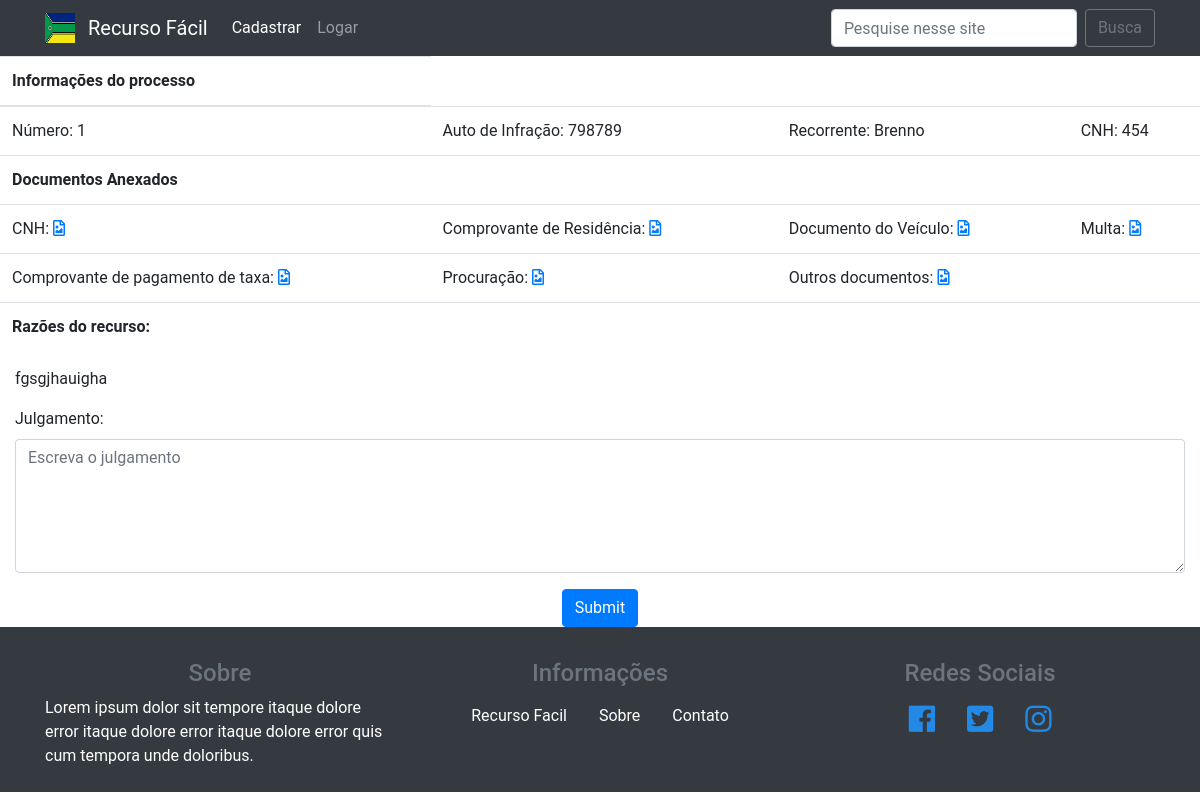
Page /recurso.php?id=1 on the earlier database version.
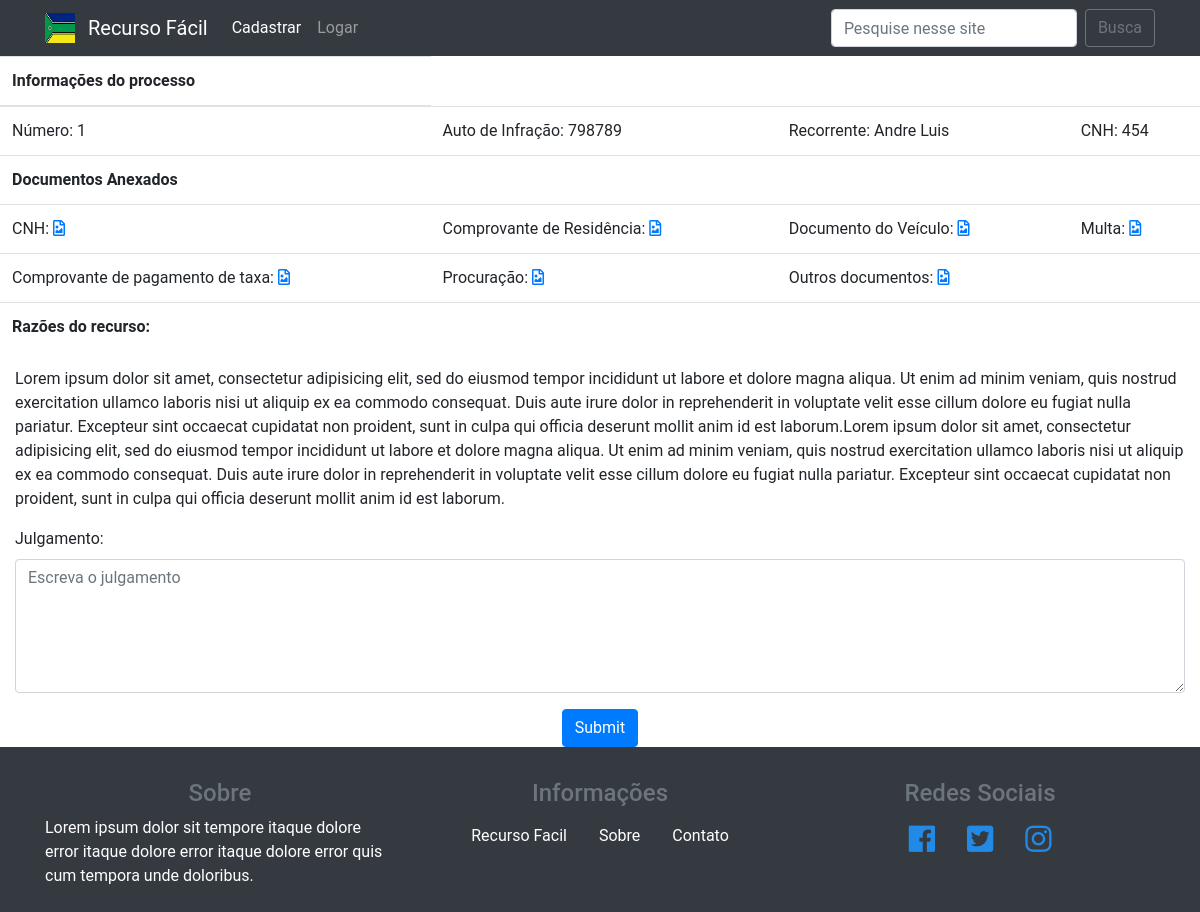
Same page on the later database version.
### tables this page shows
CREATE TABLE `recursos` (
  `id` int(11) NOT NULL,
  `auto_de_infracao` varchar(20) NOT NULL,
  `usuario_id` int(11) NOT NULL,
  `cnh` varchar(20) NOT NULL,
  `cnh_arquivo` varchar(100) NOT NULL,
  `veiculo_arquivo` varchar(100) NOT NULL,
  `endereco_arquivo` varchar(100) NOT NULL,
  `multa_arquivo` varchar(100) NOT NULL,
  `comprovante_taxa_arquivo` varchar(100) NOT NULL,
  `procuracao_arquivo` varchar(100) DEFAULT NULL,
  `outros_documentos` varchar(100) DEFAULT NULL,
  `razoes` varchar(2000) NOT NULL
);

CREATE TABLE `usuarios` (
  `id` int(11) NOT NULL,
  `nome` varchar(60) NOT NULL,
  `rg` varchar(20) NOT NULL,
  `cpf` varchar(20) NOT NULL,
  `endereco` varchar(60) NOT NULL,
  `senha` varchar(60) NOT NULL,
  `email` varchar(60) NOT NULL,
  `identidade_arquivo` varchar(100) NOT NULL,
  `endereco_arquivo` varchar(100) NOT NULL,
  `selfie_arquivo` varchar(100) NOT NULL
);

### classes/Recurso.php (called while the page is built, shortened)
<?php
class Recurso
{
	public $id;
	public function __construct($id = false) {
		if ($id) {
			$this->id = $id;
			$this->carregar();
		}
	}
    public function carregar()
    {
        $conexao = Conexao::pegarConexao();
    	$query = "SELECT * FROM recursos where id = ".$this->id;
        $resultado = $conexao->query($query);
        $lista = $resultado->fetchAll();
        foreach ($lista as $linha) {
            $this->id = $linha['id'];
            $this->autoDeInfracao = $linha['auto_de_infracao'];
            $this->cnh = $linha['cnh'];
            $this->cnhArquivo = $linha['cnh_arquivo'];
            $this->documentoArquivo = $linha['veiculo_arquivo'];
            $this->enderecoArquivo = $linha['endereco_arquivo'];
            $this->multaArquivo = $linha['multa_arquivo'];
            $this->comprovanteTaxaArquivo = $linha['comprovante_taxa_arquivo'];
            $this->procuracaoArquivo = $linha['procuracao_arquivo'];
            $this->outrosDocumentos = $linha['outros_documentos'];
            $this->razoes = $linha['razoes'];
        }
    }
}

### classes/Usuario.php (called while the page is built, shortened)
<?php
class Usuario
{
	public function construirPorId($id)
	{
        $instance = new self();
        $instance->carregaPorId( $id );
        return $instance;
	}
	public function carregaPorId($id)
	{
		$conexao = Conexao::pegarConexao();
		$query = "SELECT nome from usuarios where id = ".$id;
        $resultado = $conexao->query($query);
        $lista = $resultado->fetchAll();
        foreach ($lista as $linha) {
            $this->nome = $linha['nome'];
        }
	}
}

### recurso.php (the view, shortened to what this page needs)
<?php
require_once 'classes/Recurso.php';
require_once 'classes/Usuario.php';
$id = $_GET['id'];
$recurso = new Recurso($id);
$usuario = new Usuario();
$usuarioCarregado = $usuario->construirPorId($recurso->usuario);
?>
<?php require_once 'header.php'; ?>
<table class="table">
	<thead>
		<tr colspan="4">
			<th>Informações do processo</th>
		</tr>
		<tr>
			<td>Número: <?= $recurso->id ?></td>
			<td>Auto de Infração: <?= $recurso->autoDeInfracao ?></td>
			<td>Recorrente: <?= $usuarioCarregado->nome ?></td>
			<td>CNH: <?= $recurso->cnh ?></td>
		</tr>
	</thead>
	<tbody>
		<tr>
			<th colspan="4">Documentos Anexados</th>
		</tr>
		<tr>
			<td>CNH: <a href="imagens/<?= $recurso->cnhArquivo ?>"><i class="far fa-file-image"></i></a></td>
			<td>Comprovante de Residência: <a href="imagens/<?= $recurso->enderecoArquivo ?>"><i class="far fa-file-image"></i></a></td>
			<td>Documento do Veículo: <a href="imagens/<?= $recurso->documentoArquivo ?>"><i class="far fa-file-image"></i></a></td>
			<td>Multa: <a href="imagens/<?= $recurso->multaArquivo ?>"><i class="far fa-file-image"></i></a></td>
		</tr>
		<tr>
			<td>Comprovante de pagamento de taxa: <a href="imagens/<?= $recurso->comprovanteTaxaArquivo ?>"><i class="far fa-file-image"></i></a></td>
			<td>Procuração: <a href="imagens/<?= $recurso->procuracaoArquivo ?>"><i class="far fa-file-image"></i></a></td>
			<td>Outros documentos: <a href="imagens/<?= $recurso->outrosDocumentos ?>"><i class="far fa-file-image"></i></a></td>
			<td></td>
		</tr>
		<tr>
			<th colspan="4">Razões do recurso:</th>
		</tr>
	</tbody>
</table>
<div class="container-fluid">
	<p class="mb-3"><?= $recurso->razoes ?></p>
</div>
<div class="container-fluid">
	<form method="post" action="adiciona-julgamento.php">
			<div class="form-group">
				<label  for="resposta">Julgamento:</label>
				<textarea class="form-control" name="resposta" id="resposta" rows="5" placeholder="Escreva o julgamento"></textarea>
			</div>
			<div class="text-center">
				<input type="submit" name="enviar" class="btn btn-primary">
			</div>
	</form>
</div>
<?php require_once 'footer.php'; ?>

### header.php (shortened to what this page needs)
<!DOCTYPE html>
<html lang="pt-br">
<head>
    <link rel="stylesheet" href="https://stackpath.bootstrapcdn.com/bootstrap/4.1.1/css/bootstrap.min.css">
    <link rel="stylesheet" href="https://use.fontawesome.com/releases/v5.0.13/css/all.css">
    <link rel="stylesheet" href="./css/style.css">
</head>
<body>
    <header class="cabecalho">
        <nav class="navbar navbar-expand-lg navbar-dark bg-dark">
            <div class="container">
                <a class="navbar-brand" href="user.php">
                    <img src="./img/logo.png" alt="" class="d-inline-block align-top img-responsive mr-2" width="30" height="30">
                    Recurso Fácil
                </a>
                <div class="collapse navbar-collapse" id="navbarSupportedContent">
                    <ul class="navbar-nav mr-auto">
                    <li class="nav-item active">
                        <a class="nav-link" href="cadastro.php">Cadastrar <span class="sr-only"></span></a>
                    </li>
                    <li class="nav-item">
                        <a class="nav-link" href="login.php">Logar</a>
                    </li>
                    </ul>
                    <form class="form-inline my-2 my-lg-0">
                    <input class="form-control mr-sm-2" type="search" placeholder="Pesquise nesse site" aria-label="Search">
                    <button class="btn btn-outline-secondary my-2 my-sm-0" type="submit">Busca</button>
                    </form>
                </div>
            </div>
        </nav>
    </header>

### footer.php
<footer>
        <nav class="bg-dark navbar">
            <div class="container">
                <div class="row">
                    <div class="col-md-4 mt-4">
                        <h4 class="text-center text-secondary">Sobre</h4>
                        <p class="text-white">Lorem ipsum dolor sit tempore  itaque dolore error itaque dolore error itaque dolore error quis cum tempora unde doloribus.</p>
                    </div>
                    <div class="col-md-4 mt-4">
                        <h4 class="text-center text-secondary">Informações</h4>
                        <ul class="nav justify-content-center">
                            <li class="nav-item"><a href="#" class="nav-link text-white">Recurso Facil</a>
                            <li class="nav-item"><a href="#" class="nav-link text-white">Sobre</a>
                            <li class="nav-item"><a href="#" class="nav-link text-white">Contato</a>
                        </ul>
                    </div>
                    <div class="col-md-4 mt-4">
                        <h4 class="text-secondary text-center">Redes Sociais</h4>
                        <ul class="nav justify-content-center">
                            <li class="nav-item"><a href="#" class="nav-link text-white"><i class="fab fa-facebook" id="icon-face"></i></a>
                            <li class="nav-item"><a href="#" class="nav-link text-white"><i class="fab fa-twitter-square" id="icon-twi"></i></a>
                            <li class="nav-item"><a href="#" class="nav-link text-white"><i class="fab fa-instagram" id="icon-insta"></i></a>
                        </ul>
                    </div>
                </div>
            </div>
        </nav>
    </footer>
</body>
</html>

### css/style.css (style rules this page uses)
* { margin:0; padding:0; box-sizing:border-box; }
body { font-family: "Roboto",sans-serif; }
.container { display: flex; justify-content: center; }
#icon-face, #icon-twi, #icon-insta { font-size: 30px; color:#228AE6; }

Differences in the rows shown:
changed recursos id 1: razoes "fgsgjhauigha" → "Lorem ipsum dolor sit amet, consectetur adipisicing elit, sed do eiusmod tempor incididunt ut labore et dolore magna aliqua. Ut enim ad minim veniam, quis nostrud exercitation ullamco laboris nisi ut aliquip ex ea commodo consequat. Duis aute irure dolor in reprehenderit in voluptate velit esse cillum dolore eu fugiat nulla pariatur. Excepteur sint occaecat cupidatat non proident, sunt in culpa qui officia deserunt mollit anim id est laborum.Lorem ipsum dolor sit amet, consectetur adipisicing elit, sed do eiusmod tempor incididunt ut labore et dolore magna aliqua. Ut enim ad minim veniam, quis nostrud exercitation ullamco laboris nisi ut aliquip ex ea commodo consequat. Duis aute irure…"
changed usuarios: nome "Brenno" → "Andre Luis"
